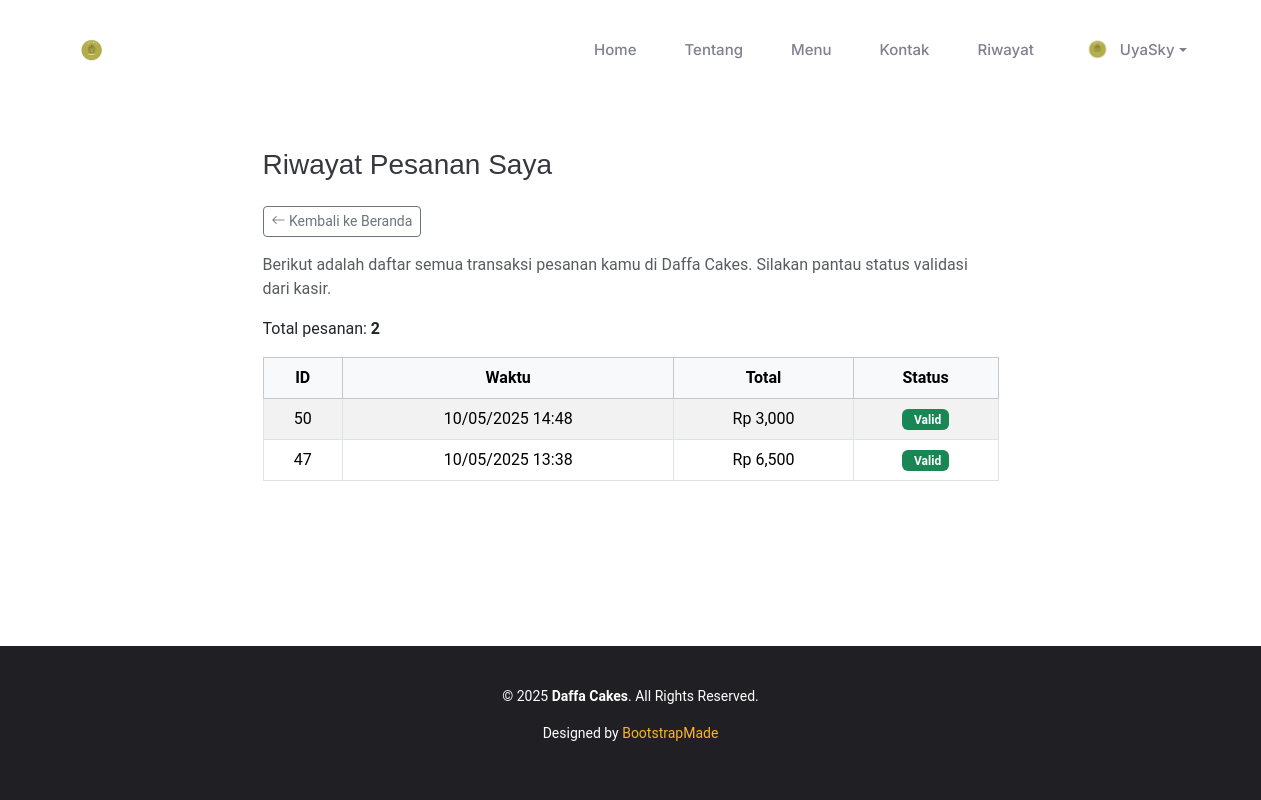
Before: /views/pelanggan/riwayat_pelanggan.php (signed in) with the older database file.
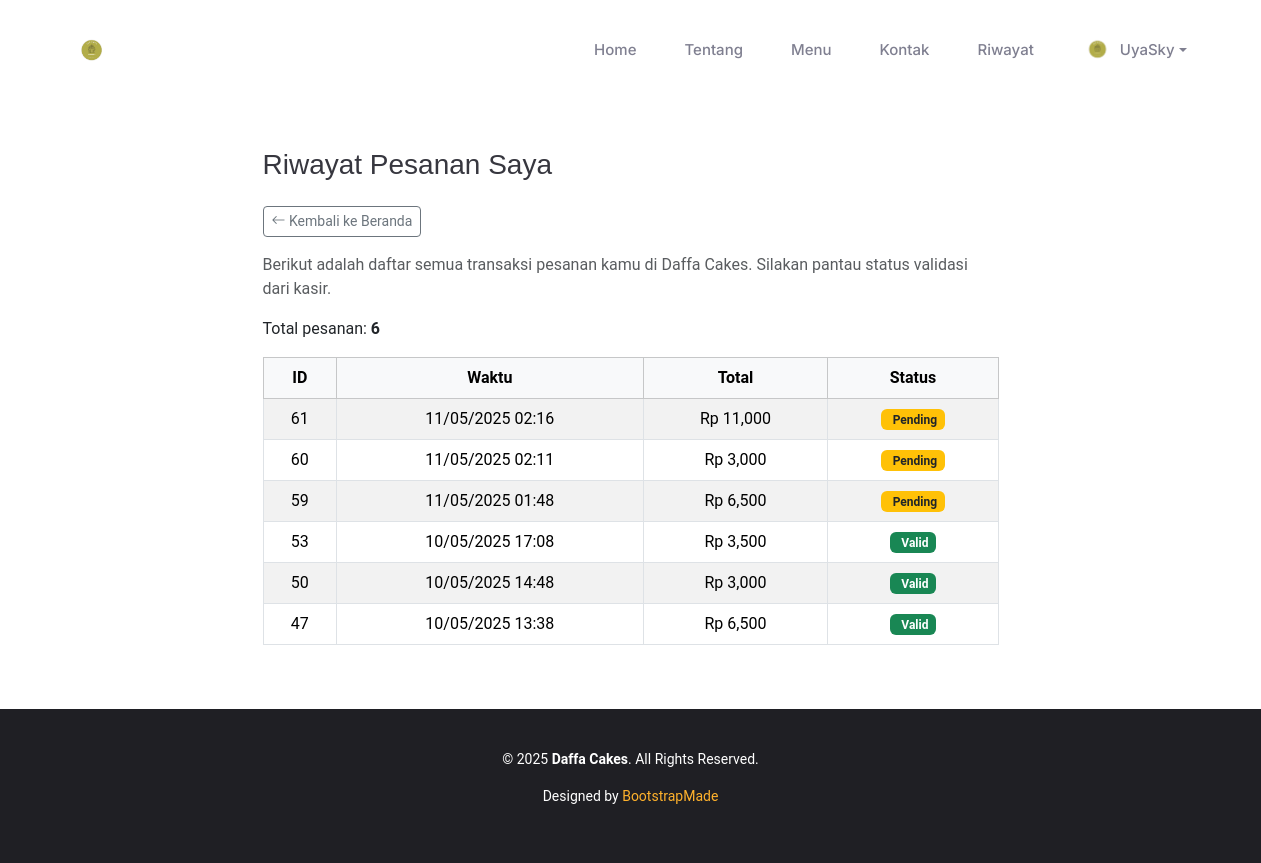
After: the same page with the newer database file.
### tables this page shows
CREATE TABLE `pelanggan` (
  `pelanggan_id` int(11) NOT NULL,
  `nama_lengkap` varchar(100) DEFAULT NULL,
  `email` varchar(100) DEFAULT NULL,
  `password` varchar(255) DEFAULT NULL,
  `alamat` text DEFAULT NULL,
  `no_hp` varchar(20) DEFAULT NULL,
  `created_at` timestamp NOT NULL DEFAULT current_timestamp(),
  `username` varchar(50) DEFAULT NULL,
  `foto` varchar(100) DEFAULT 'default.png'
);

CREATE TABLE `transaksi` (
  `transaksi_id` int(11) NOT NULL,
  `pelanggan_id` int(11) DEFAULT NULL,
  `kasir_id` int(11) DEFAULT NULL,
  `waktu` datetime DEFAULT current_timestamp(),
  `total_harga` int(11) NOT NULL,
  `keterangan` text DEFAULT NULL,
  `status` enum('pending','valid') DEFAULT 'pending'
);

### views/pelanggan/riwayat_pelanggan.php (the view, shortened to what this page needs)
<?php
require_once '../../config/koneksi.php';
$pelanggan_id = $_SESSION['pelanggan_id'];
$transaksi = mysqli_query($conn, "SELECT * FROM transaksi WHERE pelanggan_id = $pelanggan_id ORDER BY waktu DESC");
include '../halamanweb/templates/header.php';
?>
<main class="main">
  <section class="section py-5">
    <div class="container">
      <div class="row justify-content-center">
        <div class="col-md-8">
          <h3 class="mb-4">Riwayat Pesanan Saya</h3>
          <a href="<?= BASE_URL ?>views/halamanweb/index.php" class="btn btn-sm btn-outline-secondary mb-3">
            <i class="bi bi-arrow-left"></i> Kembali ke Beranda
          </a>
          <p class="text-muted">Berikut adalah daftar semua transaksi pesanan kamu di Daffa Cakes. Silakan pantau status validasi dari kasir.</p>
          <?php if (mysqli_num_rows($transaksi) === 0): ?>
            <div class="alert alert-info">Kamu belum memiliki transaksi.</div>
          <?php else: ?>
            <p class="mb-3">Total pesanan: <strong><?= mysqli_num_rows($transaksi) ?></strong></p>
            <div class="table-responsive">
              <table class="table table-bordered table-striped text-center">
                <thead class="table-light">
                  <tr>
                    <th>ID</th>
                    <th>Waktu</th>
                    <th>Total</th>
                    <th>Status</th>
                  </tr>
                </thead>
                <tbody>
                  <?php while ($t = mysqli_fetch_assoc($transaksi)) : ?>
                    <tr>
                      <td><?= $t['transaksi_id'] ?></td>
                      <td><?= date('d/m/Y H:i', strtotime($t['waktu'])) ?></td>
                      <td>Rp <?= number_format($t['total_harga']) ?></td>
                      <td>
                        <?php if ($t['status'] === 'valid'): ?>
                          <span class="badge bg-success badge-status"><i class="fa fa-check-circle me-1"></i> Valid</span>
                        <?php else: ?>
                          <span class="badge bg-warning text-dark badge-status"><i class="fa fa-clock me-1"></i> Pending</span>
                        <?php endif; ?>
                      </td>
                    </tr>
                  <?php endwhile; ?>
                </tbody>
              </table>
            </div>
          <?php endif; ?>
        </div>
      </div>
    </div>
  </section>
</main>
<?php include '../halamanweb/templates/footer.php'; ?>

### views/halamanweb/templates/header.php (shortened to what this page needs)
<?php
require_once __DIR__ . '/../../../config/koneksi.php';
$pelanggan = null;
if (isset($_SESSION['pelanggan_id'])) {
  $id = $_SESSION['pelanggan_id'];
  $result = mysqli_query($conn, "SELECT * FROM pelanggan WHERE pelanggan_id = $id");
  $pelanggan = mysqli_fetch_assoc($result);
}
$currentPage = basename($_SERVER['PHP_SELF']);
$isIndex = $currentPage === 'index.php';
?>
<!DOCTYPE html>
<html lang="id">
<head>
  <link href="<?= ASSET_WEB ?>vendor/bootstrap/css/bootstrap.min.css" rel="stylesheet">
  <link href="<?= ASSET_WEB ?>vendor/bootstrap-icons/bootstrap-icons.css" rel="stylesheet">
  <link href="<?= ASSET_WEB ?>vendor/aos/aos.css" rel="stylesheet">
  <link href="<?= ASSET_WEB ?>vendor/glightbox/css/glightbox.min.css" rel="stylesheet">
  <link href="<?= ASSET_WEB ?>vendor/swiper/swiper-bundle.min.css" rel="stylesheet">
  <link href="<?= ASSET_WEB ?>css/main.css" rel="stylesheet">
</head>
<body class="index-page">
<header id="header" class="header d-flex align-items-center sticky-top">
  <div class="container position-relative d-flex align-items-center justify-content-between">
    <a href="<?= BASE_URL ?>views/halamanweb/index.php" class="logo d-flex align-items-center me-auto me-xl-0">
      <h1 class="sitename"><img src="<?= ASSET_WEB ?>img/daffa_logo.png" alt="Daffa Cakes" style="height: 40px;"></h1>
    </a>
    <nav id="navmenu" class="navmenu">
      <ul class="d-flex align-items-center gap-3">
        <li><a href="<?= $isIndex ? '#hero' : BASE_URL . 'views/halamanweb/index.php#hero' ?>">Home</a></li>
        <li><a href="<?= $isIndex ? '#about' : BASE_URL . 'views/halamanweb/index.php#about' ?>">Tentang</a></li>
        <li><a href="<?= $isIndex ? '#menu' : BASE_URL . 'views/halamanweb/index.php#menu' ?>">Menu</a></li>
        <li><a href="<?= $isIndex ? '#contact' : BASE_URL . 'views/halamanweb/index.php#contact' ?>">Kontak</a></li>
        <?php if ($pelanggan): ?>
          <li><a href="<?= BASE_URL ?>views/pelanggan/riwayat_pelanggan.php">Riwayat</a></li>
          <?php
            $foto = $pelanggan['foto'] ?? '';
            $fotoPath = file_exists(__DIR__ . '/../assets/img/profile/' . $foto)
              ? BASE_URL . 'views/halamanweb/assets/img/profile/' . $foto
              : BASE_URL . 'views/halamanweb/assets/img/profile/default.png';
          ?>
          <li class="dropdown">
            <a href="#" class="dropdown-toggle d-flex align-items-center" data-bs-toggle="dropdown">
              <img src="<?= $fotoPath ?>?v=<?= time() ?>" class="rounded-circle me-2" width="30" height="30" alt="Profil">
              <?= htmlspecialchars($pelanggan['nama_lengkap']) ?>
            </a>
          </li>
        <?php else: ?>
          <li><a href="<?= BASE_URL ?>views/pelanggan/login.php">Login</a></li>
        <?php endif; ?>
      </ul>
    </nav>
  </div>
</header>

### views/halamanweb/templates/footer.php (shortened to what this page needs)
<footer id="footer" class="footer dark-background">
  <div class="container text-center">
    <p>&copy; <?= date('Y') ?> <strong>Daffa Cakes</strong>. All Rights Reserved.</p>
    <p>Designed by <a href="https://bootstrapmade.com/">BootstrapMade</a></p>
  </div>
</footer>
</body>
</html>

### views/halamanweb/assets/css/main.css (style rules this page uses)
:root { --default-font: "Roboto", system-ui, -apple-system, "Segoe UI", Roboto, "Helvetica Neue", Arial, "Noto Sans", "Liberation Sans", sans-serif, "Apple Color Emoji", "Segoe UI Emoji", "Segoe UI Symbol", "Noto Color Emoji"; --heading-font: "Amatic SC", sans-serif; --nav-font: "Inter", sans-serif; }
:root { --background-color: #ffffff; --default-color: #212529; --heading-color: #37373f; --accent-color: #FFB22C; --surface-color: #ffffff; --contrast-color: #ffffff; }
:root { --nav-color: #7f7f90; --nav-hover-color: #FFB22C; --nav-mobile-background-color: #ffffff; --nav-dropdown-background-color: #ffffff; --nav-dropdown-color: #7f7f90; --nav-dropdown-hover-color: #FFB22C; }
.dark-background { --background-color: #1f1f24; --default-color: #ffffff; --heading-color: #ffffff; --surface-color: #37373f; --contrast-color: #ffffff; }
:root { scroll-behavior: smooth; }
body { color: var(--default-color); background-color: var(--background-color); font-family: var(--default-font); }
a { color: var(--accent-color); text-decoration: none; transition: 0.3s; }
h1, h2, h3, h4, h5, h6 { color: var(--heading-color); font-family: var(--heading-font); }
.header { color: var(--default-color); background-color: var(--background-color); padding: 20px 0; transition: all 0.5s; z-index: 997; }
.header .logo { line-height: 1; }
.header .logo img { max-height: 36px; margin-right: 8px; }
.header .logo h1 { font-size: 30px; margin: 0; font-weight: 700; color: var(--heading-color); font-family: var(--default-font); }
@media (min-width: 1200px) { .navmenu { padding: 0; } }
@media (min-width: 1200px) { .navmenu ul { margin: 0; padding: 0; display: flex; list-style: none; align-items: center; } }
@media (min-width: 1200px) { .navmenu li { position: relative; } }
@media (min-width: 1200px) { .navmenu>ul>li { white-space: nowrap; padding: 15px 14px; } }
@media (min-width: 1200px) { .navmenu>ul>li:last-child { padding-right: 0; } }
@media (min-width: 1200px) { .navmenu a, .navmenu a:focus { color: var(--nav-color); font-size: 15px; padding: 0 2px; font-family: var(--nav-font); font-weight: 500; display: flex; align-items: center; justify-content: space-between; white-space: nowrap; transition: 0.3s; position: relative; } }
@media (min-width: 1200px) { .navmenu>ul>li>a:before { content: ""; position: absolute; height: 2px; bottom: -6px; left: 0; background-color: var(--nav-hover-color); visibility: hidden; width: 0px; transition: all 0.3s ease-in-out 0s; } }
.footer { --heading-font: var(--default-font); color: var(--default-color); background-color: var(--background-color); font-size: 14px; padding: 40px 0; position: relative; }
section, .section { color: var(--default-color); background-color: var(--background-color); padding: 60px 0; scroll-margin-top: 92px; overflow: clip; }
html, body { height: 100%; display: flex; flex-direction: column; }
main.main { flex: 1; }

### views/pelanggan/riwayat_pelanggan.php (style rules this page uses)
html, body { height: 100%; display: flex; flex-direction: column; }
main { flex: 1; }

Changed rows visible on the page:
added transaksi: transaksi_id "61", waktu "11/05/2025 02:16", total_harga "11,000", status "Pending"
added transaksi: transaksi_id "60", waktu "11/05/2025 02:11", total_harga "3,000", status "Pending"
added transaksi: transaksi_id "59", waktu "11/05/2025 01:48", total_harga "6,500", status "Pending"
added transaksi: transaksi_id "53", waktu "10/05/2025 17:08", total_harga "3,500", status "Valid"
Other visible differences:
mysqli_num_rows($transaksi): "2" → "6"
